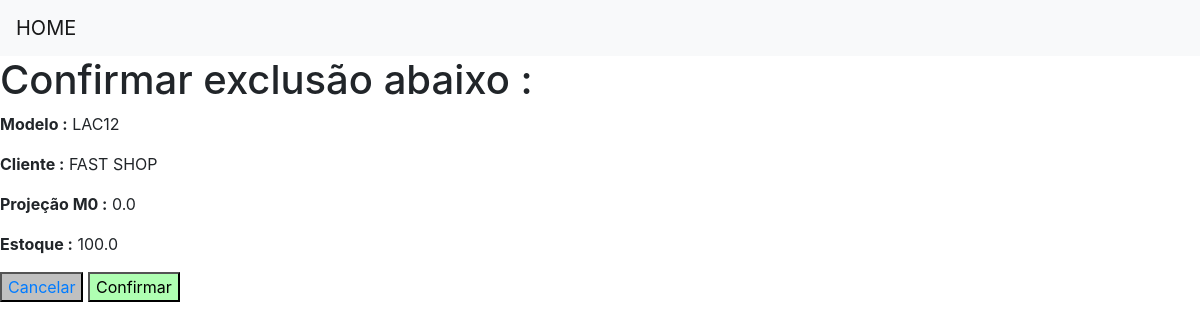
The page /confirmar_excluir_input/4/ on the database its author committed.
### app_dados_semanal/models.py (models this page shows)
class Semanal(models.Model):
    data = models.DateField(null= False)
    cliente = models.CharField(max_length = 100, null= False)
    modelo = models.CharField(max_length = 100, null = False)
    projecao_m0 = models.FloatField(null = True, default=0)
    real = models.FloatField(null = True, default=0)
    estoque = models.FloatField(null = True, default=0)
    uploaded = models.DateTimeField(default=timezone.now)

### app_dados_semanal/views.py (the view)
# urls.py: path('confirmar_excluir_input/<int:id>/', views.excluir,name='confirmar_excluir_input'),
def excluir (request,id):
    dados = {'dados': Semanal.objects.get(pk = id)}
    if request == 'POST':                   #solicitação de delete
        dados.delete()
        return redirect('input_registrado')
    else:                                   #solicitação get de acesso a pagina
        return render(request,'confirmar_excluir_input.html',dados)

### app_dados_semanal/templates/confirmar_excluir_input.html (shortened to what this page needs)
{% extends 'base.html' %}
{% block conteudo %}
<form method="POST">
    <h1> Confirmar exclusão abaixo : </h1>
        <p><strong> Modelo :</strong> {{dados.modelo}}</p>
        <p><strong> Cliente :</strong> {{dados.cliente}}</p>
        <p><strong> Projeção M0 :</strong> {{dados.projecao_m0}}</p>
        <p><strong> Estoque :</strong> {{dados.estoque}}</p>
    <button style="background-color:rgb(192, 192, 192);"><a href="{% url 'input_registrado' %}">Cancelar</a></button>
    <button style="background-color:rgba(164, 255, 168, 0.877);"type="submit">Confirmar</button>
</form>
{% endblock%}

### rows shown on the page
Semanal: modelo "LAC12", cliente "FAST SHOP", projecao_m0 "0.0", estoque "100.0"
